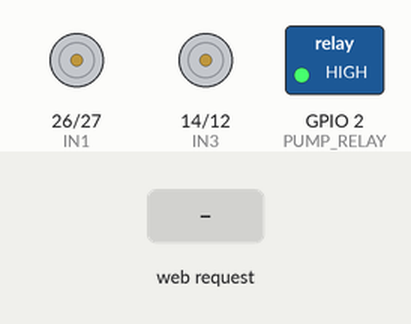
Recording of a sketch running on a simulated ESP32. Shown: motor-driver pin pairs drawn as motors (green arrow = first pin HIGH = forward, orange = second pin HIGH = backward, longer = more drive, scaled by the enable pin), switched loads named in the sketch (green lamp = pin HIGH). The inputs (shaded band) are chosen by the test bench. WiFi joins after 1.5 s; servers stay silent unless stated; what the sketch prints to the serial monitor is not drawn.

Above: at 1.2 s.
1.3 s: HTTP request GET /forward received
At 2.3 s:
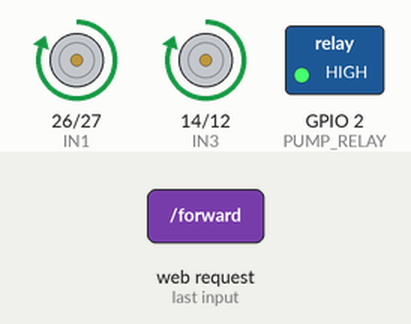
2.8 s: HTTP request GET /backward received
At 3.4 s:
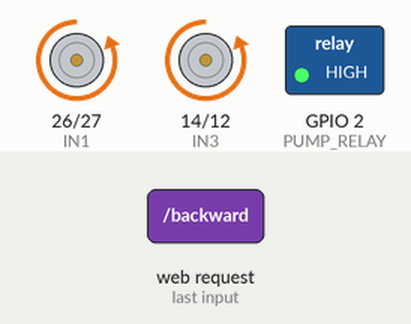
4.3 s: HTTP request GET /left received
At 5.5 s:
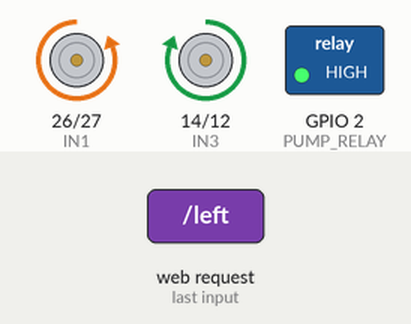
5.8 s: HTTP request GET /right received
At 6.9 s:
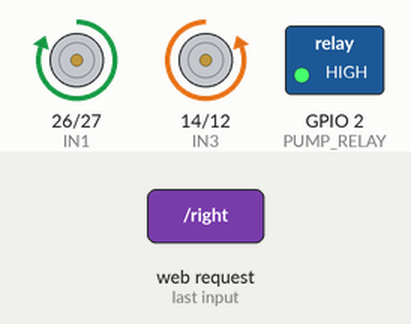
7.3 s: HTTP request GET /pump_on received
At 8.0 s:
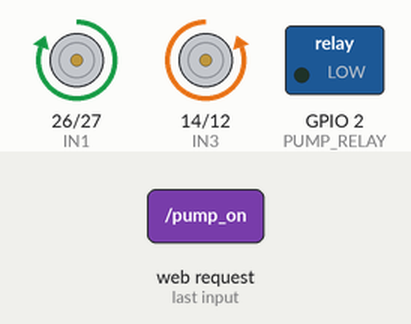
8.8 s: HTTP request GET /stop received
At 9.1 s:
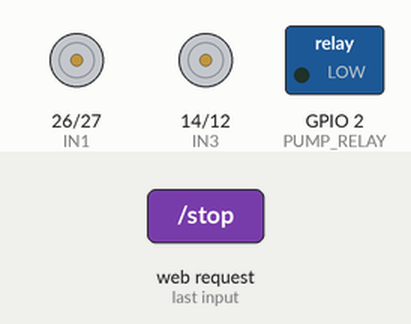
Timing chart, 0 to 11.3 s (numbered marks = the images above; inputs shaded):
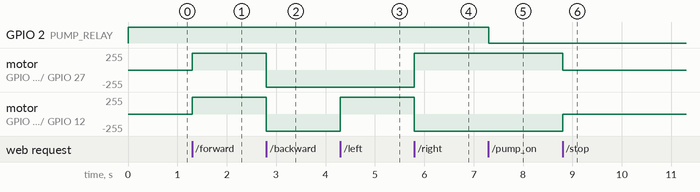

The sketch:

sketch_f.ino
```cpp
#include <WiFi.h>
#include <WebServer.h>

// MOTOR PINS (L293D)
#define IN1 26
#define IN2 27
#define IN3 14
#define IN4 12

// OPTIONAL SPEED CONTROL (PWM ENABLE PINS)
#define ENA 25
#define ENB 33

// RELAY FOR WATER PUMP
#define PUMP_RELAY 2

// WiFi Access Point Credentials
const char* ssid = "POCO M4 Pro";
const char* password = "ashupathak";

WebServer server(80);

// -------------------- MOTOR FUNCTIONS ----------------------
void moveForward() {
  digitalWrite(IN1, HIGH);
  digitalWrite(IN2, LOW);
  digitalWrite(IN3, HIGH);
  digitalWrite(IN4, LOW);
}

void moveBackward() {
  digitalWrite(IN1, LOW);
  digitalWrite(IN2, HIGH);
  digitalWrite(IN3, LOW);
  digitalWrite(IN4, HIGH);
}

void moveLeft() {
  digitalWrite(IN1, LOW);
  digitalWrite(IN2, HIGH);
  digitalWrite(IN3, HIGH);
  digitalWrite(IN4, LOW);
}

void moveRight() {
  digitalWrite(IN1, HIGH);
  digitalWrite(IN2, LOW);
  digitalWrite(IN3, LOW);
  digitalWrite(IN4, HIGH);
}

void stopBot() {
  digitalWrite(IN1, LOW);
  digitalWrite(IN2, LOW);
  digitalWrite(IN3, LOW);
  digitalWrite(IN4, LOW);
}

// -------------------- WEB PAGE ----------------------
String htmlPage() {
  String page = "<html><head>";
  page += "<style>";
  page += "button{width:120px;height:60px;font-size:20px;margin:10px;}";
  page += "body{text-align:center;font-family:Arial;}";
  page += "</style>";
  page += "</head><body><h1>Floor Cleaner Bot</h1>";

  page += "<h2>Movement</h2>";
  page += "<a href='/forward'><button>Forward</button></a><br>";
  page += "<a href='/left'><button>Left</button></a>";
  page += "<a href='/stop'><button>Stop</button></a>";
  page += "<a href='/right'><button>Right</button></a><br>";
  page += "<a href='/backward'><button>Backward</button></a><br><br>";

  page += "<h2>Water Pump</h2>";
  page += "<a href='/pump_on'><button>PUMP ON</button></a>";
  page += "<a href='/pump_off'><button>PUMP OFF</button></a>";

  page += "</body></html>";
  return page;
}

// -------------------- HTTP HANDLERS ----------------------
void handleRoot() { server.send(200, "text/html", htmlPage()); }

void handleForward() { moveForward(); server.send(200, "text/html", htmlPage()); }
void handleBackward() { moveBackward(); server.send(200, "text/html", htmlPage()); }
void handleLeft() { moveLeft(); server.send(200, "text/html", htmlPage()); }
void handleRight() { moveRight(); server.send(200, "text/html", htmlPage()); }
void handleStop() { stopBot(); server.send(200, "text/html", htmlPage()); }

void handlePumpOn() {
  digitalWrite(PUMP_RELAY, LOW); // LOW = ON for most relay modules
  server.send(200, "text/html", htmlPage());
}

void handlePumpOff() {
  digitalWrite(PUMP_RELAY, HIGH); // HIGH = OFF
  server.send(200, "text/html", htmlPage());
}

// -------------------- SETUP ----------------------
void setup() {
  Serial.begin(115200);

  // Motor pins
  pinMode(IN1, OUTPUT);
  pinMode(IN2, OUTPUT);
  pinMode(IN3, OUTPUT);
  pinMode(IN4, OUTPUT);

  pinMode(ENA, OUTPUT);
  pinMode(ENB, OUTPUT);
  analogWrite(ENA, 255);
  analogWrite(ENB, 255);

  // Relay pin
  pinMode(PUMP_RELAY, OUTPUT);
  digitalWrite(PUMP_RELAY, HIGH); // pump off by default

  // Start Access Point
  WiFi.softAP(ssid, password);
  Serial.print("WiFi AP started. Connect to: "); Serial.println(ssid);
  Serial.println("Open http://192.168.4.1");

  // Route control
  server.on("/", handleRoot);
  server.on("/forward", handleForward);
  server.on("/backward", handleBackward);
  server.on("/left", handleLeft);
  server.on("/right", handleRight);
  server.on("/stop", handleStop);
  server.on("/pump_on", handlePumpOn);
  server.on("/pump_off", handlePumpOff);

  server.begin();
}

// -------------------- LOOP ----------------------
void loop() {
  server.handleClient();
}
```

Measured:
- after the input at 1.3 s, motor on GPIO 26 (IN1) / GPIO 27 (IN2), motor on GPIO 14 (IN3) / GPIO 12 (IN4): stopped → forward 255/255 at once
- after the input at 2.8 s, motor on GPIO 26 (IN1) / GPIO 27 (IN2), motor on GPIO 14 (IN3) / GPIO 12 (IN4): forward 255/255 → backward 255/255 at once
- after the input at 4.3 s, motor on GPIO 14 (IN3) / GPIO 12 (IN4): backward 255/255 → forward 255/255 at once
- after the input at 5.8 s, motor on GPIO 26 (IN1) / GPIO 27 (IN2): backward 255/255 → forward 255/255 at once; motor on GPIO 14 (IN3) / GPIO 12 (IN4): forward 255/255 → backward 255/255 at once
- after the input at 7.3 s, GPIO 2 (PUMP_RELAY): HIGH → LOW at once
- after the input at 8.8 s, motor on GPIO 26 (IN1) / GPIO 27 (IN2): forward 255/255 → stopped at once; motor on GPIO 14 (IN3) / GPIO 12 (IN4): backward 255/255 → stopped at once
